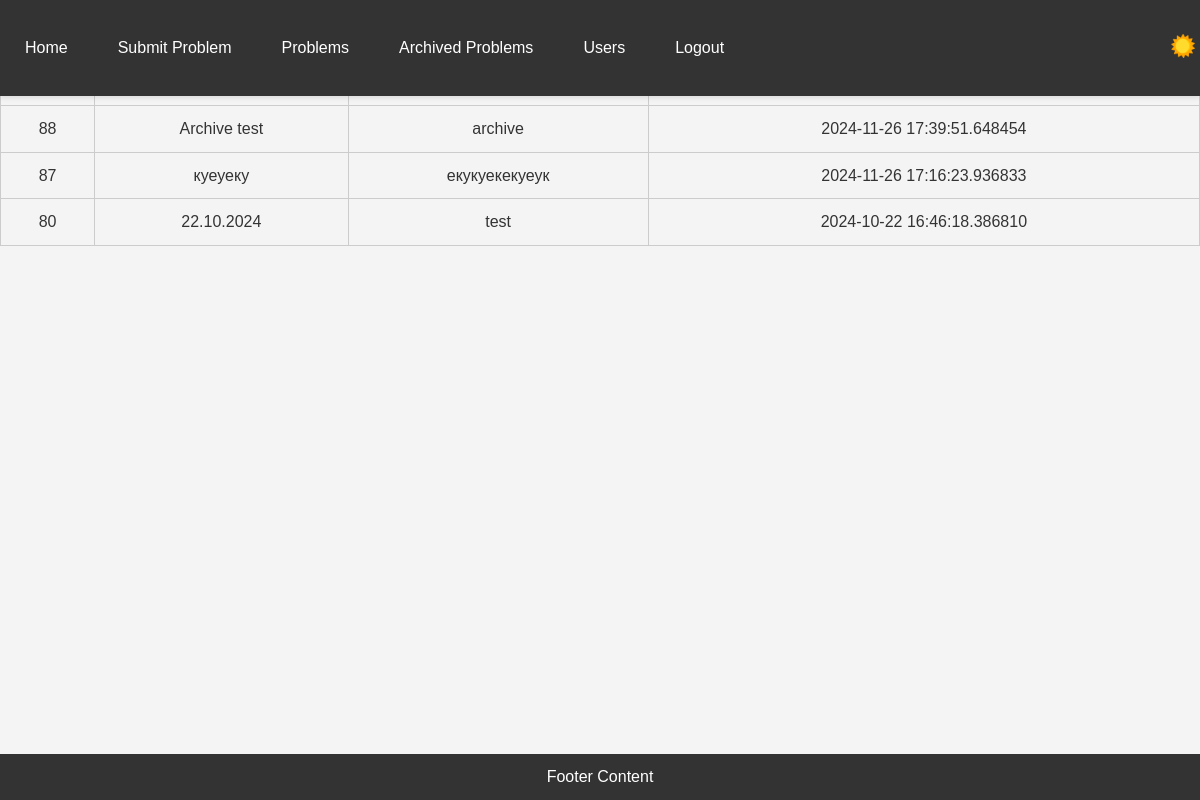
The app's page /archive (signed in) with its own data.
### app.py (models this page shows)
class Problem(db.Model):
    id = db.Column(db.Integer, primary_key=True)
    title = db.Column(db.String(200), nullable=False)
    description = db.Column(db.Text, nullable=False)
    status = db.Column(db.String(50), default='New')
    user_id = db.Column(db.Integer, db.ForeignKey('user.id'), nullable=False)
    assigned_to = db.Column(db.Integer, db.ForeignKey('user.id', name='fk_assigned_to_user'), nullable=True)
    created_at = db.Column(db.DateTime, default=datetime.utcnow)
    priority = db.Column(db.String(50), default='Medium')
    category = db.Column(db.String(100), nullable=False)
    is_archived = db.Column(db.Boolean, default=False)
    comments = db.relationship('Comment', back_populates='problem', cascade='all, delete-orphan', lazy=True)
    assigned_user = db.relationship('User', foreign_keys=[assigned_to], backref='assigned_problems_user', lazy='joined', overlaps='assigned_problems')

### app.py (the view)
@app.route('/archive')
@login_required
def archive():
    if not current_user.is_admin:
        abort(403)
    page = request.args.get('page', 1, type=int)
    archived_problems = Problem.query.filter(Problem.is_archived == True).order_by(Problem.created_at.desc()).paginate(page=page, per_page=5)
    return render_template('archive.html', problems=archived_problems)

### app.py (called while the page is built)
@login_manager.user_loader
def load_user(user_id):
    return User.query.get(int(user_id))

### templates/archive.html (shortened to what this page needs)
{% extends "base.html" %}
{% block content %}
  <h2>Archived Problems</h2>
  <table>
    <thead>
      <tr>
        <th>ID</th>
        <th>Title</th>
        <th>Description</th>
        <th>Created At</th>
      </tr>
    </thead>
    <tbody>
      {% for problem in problems.items %}
      <tr>
        <td>{{ problem.id }}</td>
        <td>{{ problem.title }}</td>
        <td>{{ problem.description }}</td>
        <td>{{ problem.created_at }}</td>
      </tr>
      {% endfor %}
    </tbody>
  </table>
{% endblock %}

### static/styles.css (style rules this page uses)
* { margin: 0; padding: 0; box-sizing: border-box; }
body { font-family: 'Arial', sans-serif; line-height: 1.6; background: #f4f4f4; color: #333; overflow-x: hidden; }
table { width: 100%; border-collapse: collapse; margin-top: 20px; }
table th, table td { padding: 10px; border: 1px solid #ccc; text-align: center; }
table th { background: #f4f4f4; }
body, .container, .problem, .form-input, table, input[type="text"], input[type="password"], input[type="datetime-local"], input[type="file"], select, textarea, button, .navbar a { transition: background-color 0.3s ease, color 0.3s ease, border-color 0.3s ease; }
:root { --dark-background-color: #2b2b2b; --light-background-color: #ffffff; --light-text-color: #000000; --dark-text-color: #ffffff; --border-color: #444444; --highlight-color: #1a73e8; }

### records on screen
Problem: id "88", title "Archive test", description "archive", created_at "2024-11-26 17:39:51.648454"
Problem: id "87", title "куеуеку", description "екукуекекуеук", created_at "2024-11-26 17:16:23.936833"
Problem: id "80", title "22.10.2024", description "test", created_at "2024-10-22 16:46:18.386810"
